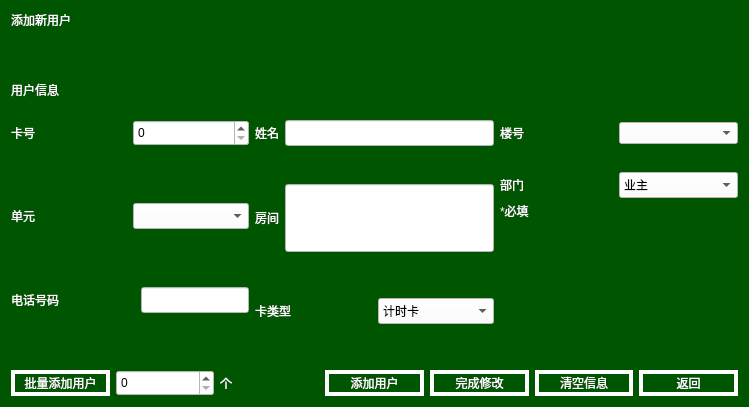
<?xml version="1.0" encoding="UTF-8"?>
<ui version="4.0">
 <class>addpeople</class>
 <widget class="QWidget" name="addpeople">
  <property name="geometry">
   <rect>
    <x>0</x>
    <y>0</y>
    <width>749</width>
    <height>407</height>
   </rect>
  </property>
  <property name="windowTitle">
   <string>Form</string>
  </property>
  <property name="styleSheet">
   <string notr="true">QWidget 
{
	background-color: rgb(0, 85, 0);
	color: rgb(255, 255, 255);
}
QLabel
{
 border-style:none;
font: 9pt &quot;微软雅黑&quot;;

}

QPushButton:hover
{
border-style:solid;
font: 9pt &quot;微软雅黑&quot;;
border-width:4px;
background-color: rgb(255, 170, 127);
color: rgba(255, 255, 255, 255);
}

QPushButton:!hover
{
border-style:solid;
font: 9pt &quot;微软雅黑&quot;;
border-width:4px;
background-color:rgb(0, 85, 0);
color: rgba(255, 255, 255, 255);
}

QTabBar:tab:selected
{
	font: 9pt &quot;微软雅黑&quot;;
	background-color: rgb(255, 170, 127);
}
QTabBar:tab:!selected
{
	font: 9pt &quot;微软雅黑&quot;;
	background-color: rgb(0, 85, 0);
}
QLineEdit
{
	color: rgb(0, 0, 0);
	background-color: rgb(255, 255, 255);
}
QTableWidget
{
	
	background-color: rgb(0, 85, 0);

}

QListWidget
{

	background-color: rgb(255, 255, 255);

}
QComboBox
{
	background-color: rgb(255, 255, 255);
	
	color: rgb(0, 0, 0);
}
QComboBox::drop-down
{
 	width:47px;
	border-image: url(:/arrow_down.png);	
}
QCheckBox
{
	font: 9pt &quot;微软雅黑&quot;;

}

QMenuBar
{
	background-color:transparent;

}

QMenuBar::item
{
	background-color: rgb(0, 85, 0);
}
QMenuBar::item:selected
{
	background-color: rgb(255, 170, 0);
}
QMenuBar::item:!selected
{
	
	background-color: rgb(0, 85, 0);
}

QSpinBox
{
	color: rgb(0, 0, 0);
	background-color: rgb(255, 255, 255);
}</string>
  </property>
  <layout class="QVBoxLayout" name="verticalLayout_4" stretch="1,1,5,2">
   <item>
    <widget class="QLabel" name="label_12">
     <property name="text">
      <string>添加新用户</string>
     </property>
     <property name="alignment">
      <set>Qt::AlignLeading|Qt::AlignLeft|Qt::AlignTop</set>
     </property>
    </widget>
   </item>
   <item>
    <widget class="QLabel" name="label_13">
     <property name="text">
      <string>用户信息</string>
     </property>
    </widget>
   </item>
   <item>
    <layout class="QHBoxLayout" name="horizontalLayout_10" stretch="1,1,1">
     <property name="rightMargin">
      <number>0</number>
     </property>
     <property name="bottomMargin">
      <number>0</number>
     </property>
     <item>
      <layout class="QVBoxLayout" name="verticalLayout">
       <property name="bottomMargin">
        <number>0</number>
       </property>
       <item>
        <layout class="QHBoxLayout" name="horizontalLayout_2">
         <property name="bottomMargin">
          <number>0</number>
         </property>
         <item>
          <widget class="QLabel" name="label_2">
           <property name="text">
            <string>卡号</string>
           </property>
          </widget>
         </item>
         <item>
          <widget class="QSpinBox" name="clear_card">
           <property name="sizePolicy">
            <sizepolicy hsizetype="Minimum" vsizetype="Expanding">
             <horstretch>0</horstretch>
             <verstretch>0</verstretch>
            </sizepolicy>
           </property>
           <property name="maximumSize">
            <size>
             <width>16777215</width>
             <height>26</height>
            </size>
           </property>
          </widget>
         </item>
        </layout>
       </item>
       <item>
        <widget class="QLabel" name="label_14">
         <property name="text">
          <string/>
         </property>
        </widget>
       </item>
       <item>
        <layout class="QHBoxLayout" name="horizontalLayout_3">
         <item>
          <widget class="QLabel" name="label_3">
           <property name="text">
            <string>单元</string>
           </property>
          </widget>
         </item>
         <item>
          <widget class="QComboBox" name="unit">
           <property name="sizePolicy">
            <sizepolicy hsizetype="Preferred" vsizetype="Expanding">
             <horstretch>0</horstretch>
             <verstretch>0</verstretch>
            </sizepolicy>
           </property>
           <property name="maximumSize">
            <size>
             <width>16777215</width>
             <height>26</height>
            </size>
           </property>
          </widget>
         </item>
        </layout>
       </item>
       <item>
        <widget class="QLabel" name="label_15">
         <property name="text">
          <string/>
         </property>
        </widget>
       </item>
       <item>
        <layout class="QHBoxLayout" name="horizontalLayout_4">
         <item>
          <widget class="QLabel" name="label_4">
           <property name="text">
            <string>电话号码</string>
           </property>
          </widget>
         </item>
         <item>
          <widget class="QLineEdit" name="clear_telnum">
           <property name="sizePolicy">
            <sizepolicy hsizetype="Fixed" vsizetype="Expanding">
             <horstretch>0</horstretch>
             <verstretch>0</verstretch>
            </sizepolicy>
           </property>
           <property name="maximumSize">
            <size>
             <width>16777215</width>
             <height>26</height>
            </size>
           </property>
          </widget>
         </item>
        </layout>
       </item>
       <item>
        <widget class="QLabel" name="label_16">
         <property name="text">
          <string/>
         </property>
        </widget>
       </item>
      </layout>
     </item>
     <item>
      <layout class="QVBoxLayout" name="verticalLayout_2" stretch="2,1,2,1,2,1">
       <property name="bottomMargin">
        <number>0</number>
       </property>
       <item>
        <layout class="QHBoxLayout" name="horizontalLayout">
         <item>
          <widget class="QLabel" name="label_5">
           <property name="text">
            <string>姓名</string>
           </property>
          </widget>
         </item>
         <item>
          <widget class="QLineEdit" name="clear_naem">
           <property name="sizePolicy">
            <sizepolicy hsizetype="Expanding" vsizetype="Expanding">
             <horstretch>0</horstretch>
             <verstretch>0</verstretch>
            </sizepolicy>
           </property>
           <property name="minimumSize">
            <size>
             <width>0</width>
             <height>26</height>
            </size>
           </property>
           <property name="maximumSize">
            <size>
             <width>16777215</width>
             <height>26</height>
            </size>
           </property>
          </widget>
         </item>
        </layout>
       </item>
       <item>
        <widget class="QLabel" name="label_17">
         <property name="minimumSize">
          <size>
           <width>0</width>
           <height>26</height>
          </size>
         </property>
         <property name="maximumSize">
          <size>
           <width>16777215</width>
           <height>26</height>
          </size>
         </property>
         <property name="text">
          <string/>
         </property>
        </widget>
       </item>
       <item>
        <layout class="QHBoxLayout" name="horizontalLayout_6">
         <item>
          <widget class="QLabel" name="label_6">
           <property name="text">
            <string>房间</string>
           </property>
          </widget>
         </item>
         <item>
          <widget class="QLineEdit" name="clear_room">
           <property name="sizePolicy">
            <sizepolicy hsizetype="Expanding" vsizetype="Expanding">
             <horstretch>0</horstretch>
             <verstretch>0</verstretch>
            </sizepolicy>
           </property>
          </widget>
         </item>
        </layout>
       </item>
       <item>
        <widget class="QLabel" name="label_18">
         <property name="text">
          <string/>
         </property>
        </widget>
       </item>
       <item>
        <layout class="QHBoxLayout" name="horizontalLayout_5">
         <item>
          <widget class="QLabel" name="label_7">
           <property name="text">
            <string>卡类型</string>
           </property>
          </widget>
         </item>
         <item>
          <widget class="QComboBox" name="typecard">
           <property name="sizePolicy">
            <sizepolicy hsizetype="Preferred" vsizetype="Expanding">
             <horstretch>0</horstretch>
             <verstretch>0</verstretch>
            </sizepolicy>
           </property>
           <property name="maximumSize">
            <size>
             <width>16777215</width>
             <height>26</height>
            </size>
           </property>
           <item>
            <property name="text">
             <string>计时卡</string>
            </property>
           </item>
           <item>
            <property name="text">
             <string>计次卡</string>
            </property>
           </item>
           <item>
            <property name="text">
             <string>计时计次卡</string>
            </property>
           </item>
          </widget>
         </item>
        </layout>
       </item>
       <item>
        <widget class="QLabel" name="label">
         <property name="text">
          <string/>
         </property>
        </widget>
       </item>
      </layout>
     </item>
     <item>
      <layout class="QVBoxLayout" name="verticalLayout_3" stretch="0,0,0,0,0,0">
       <property name="spacing">
        <number>0</number>
       </property>
       <property name="bottomMargin">
        <number>0</number>
       </property>
       <item>
        <layout class="QHBoxLayout" name="horizontalLayout_7">
         <item>
          <widget class="QLabel" name="label_8">
           <property name="sizePolicy">
            <sizepolicy hsizetype="Preferred" vsizetype="Fixed">
             <horstretch>0</horstretch>
             <verstretch>0</verstretch>
            </sizepolicy>
           </property>
           <property name="minimumSize">
            <size>
             <width>0</width>
             <height>26</height>
            </size>
           </property>
           <property name="maximumSize">
            <size>
             <width>16777215</width>
             <height>26</height>
            </size>
           </property>
           <property name="text">
            <string>楼号</string>
           </property>
          </widget>
         </item>
         <item>
          <widget class="QComboBox" name="floor">
           <property name="sizePolicy">
            <sizepolicy hsizetype="Preferred" vsizetype="Fixed">
             <horstretch>0</horstretch>
             <verstretch>0</verstretch>
            </sizepolicy>
           </property>
           <property name="minimumSize">
            <size>
             <width>26</width>
             <height>0</height>
            </size>
           </property>
          </widget>
         </item>
        </layout>
       </item>
       <item>
        <widget class="QLabel" name="label_19">
         <property name="minimumSize">
          <size>
           <width>0</width>
           <height>26</height>
          </size>
         </property>
         <property name="maximumSize">
          <size>
           <width>16777215</width>
           <height>26</height>
          </size>
         </property>
         <property name="text">
          <string/>
         </property>
        </widget>
       </item>
       <item>
        <layout class="QHBoxLayout" name="horizontalLayout_8">
         <item>
          <widget class="QLabel" name="label_9">
           <property name="sizePolicy">
            <sizepolicy hsizetype="Preferred" vsizetype="Preferred">
             <horstretch>0</horstretch>
             <verstretch>0</verstretch>
            </sizepolicy>
           </property>
           <property name="minimumSize">
            <size>
             <width>0</width>
             <height>26</height>
            </size>
           </property>
           <property name="maximumSize">
            <size>
             <width>16777215</width>
             <height>26</height>
            </size>
           </property>
           <property name="text">
            <string>部门</string>
           </property>
          </widget>
         </item>
         <item>
          <widget class="QComboBox" name="bumen">
           <property name="sizePolicy">
            <sizepolicy hsizetype="Preferred" vsizetype="Preferred">
             <horstretch>0</horstretch>
             <verstretch>0</verstretch>
            </sizepolicy>
           </property>
           <property name="maximumSize">
            <size>
             <width>16777215</width>
             <height>26</height>
            </size>
           </property>
           <item>
            <property name="text">
             <string>业主</string>
            </property>
           </item>
           <item>
            <property name="text">
             <string>物业</string>
            </property>
           </item>
          </widget>
         </item>
        </layout>
       </item>
       <item>
        <layout class="QHBoxLayout" name="horizontalLayout_9">
         <item>
          <widget class="QLabel" name="label_10">
           <property name="maximumSize">
            <size>
             <width>16777215</width>
             <height>26</height>
            </size>
           </property>
           <property name="text">
            <string>*必填</string>
           </property>
          </widget>
         </item>
        </layout>
       </item>
       <item>
        <widget class="QLabel" name="label_21">
         <property name="maximumSize">
          <size>
           <width>16777215</width>
           <height>10</height>
          </size>
         </property>
         <property name="text">
          <string/>
         </property>
        </widget>
       </item>
       <item>
        <widget class="QLabel" name="label_20">
         <property name="text">
          <string/>
         </property>
        </widget>
       </item>
      </layout>
     </item>
    </layout>
   </item>
   <item>
    <layout class="QHBoxLayout" name="horizontalLayout_11">
     <item>
      <widget class="QPushButton" name="pushButton_3">
       <property name="text">
        <string>批量添加用户</string>
       </property>
      </widget>
     </item>
     <item>
      <widget class="QSpinBox" name="spinBox_2">
       <property name="sizePolicy">
        <sizepolicy hsizetype="Minimum" vsizetype="Fixed">
         <horstretch>0</horstretch>
         <verstretch>0</verstretch>
        </sizepolicy>
       </property>
       <property name="minimumSize">
        <size>
         <width>0</width>
         <height>26</height>
        </size>
       </property>
      </widget>
     </item>
     <item>
      <widget class="QLabel" name="label_11">
       <property name="text">
        <string>个</string>
       </property>
      </widget>
     </item>
     <item>
      <widget class="QPushButton" name="adduser">
       <property name="text">
        <string>添加用户</string>
       </property>
      </widget>
     </item>
     <item>
      <widget class="QPushButton" name="wanchengxiugai">
       <property name="text">
        <string>完成修改</string>
       </property>
      </widget>
     </item>
     <item>
      <widget class="QPushButton" name="pushButton_4">
       <property name="text">
        <string>清空信息</string>
       </property>
      </widget>
     </item>
     <item>
      <widget class="QPushButton" name="pushButton">
       <property name="text">
        <string>返回</string>
       </property>
      </widget>
     </item>
    </layout>
   </item>
  </layout>
 </widget>
 <resources/>
 <connections/>
</ui>
